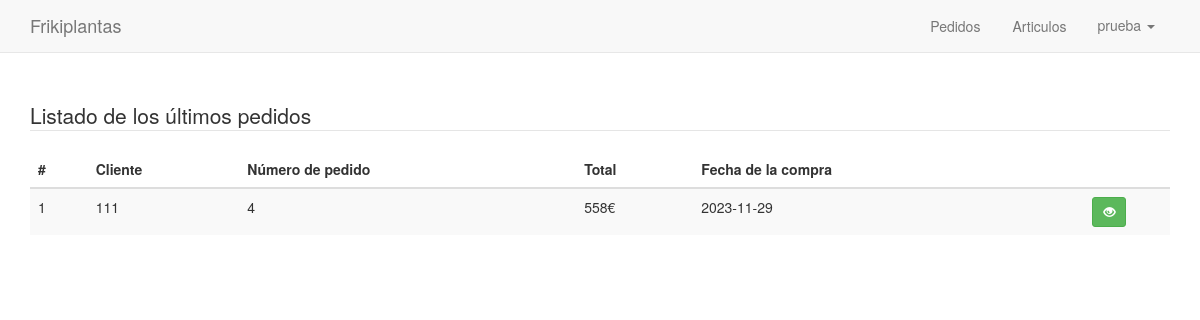
The app's page /panel/dashboard.php (signed in) with its own data.
### tables this page shows
CREATE TABLE `pedidos` (
  `id` int(10) NOT NULL,
  `cliente_id` int(11) NOT NULL,
  `total` decimal(10,0) NOT NULL,
  `fecha` date NOT NULL,
  `estado` int(11) NOT NULL DEFAULT 1
);

CREATE TABLE `clientes` (
  `id` int(10) NOT NULL,
  `nombre` varchar(80) NOT NULL,
  `apellidos` varchar(100) NOT NULL,
  `email` varchar(50) NOT NULL,
  `telefono` varchar(15) NOT NULL,
  `comentario` varchar(300) NOT NULL
);

### src/Pedido.php (called while the page is built, shortened)
<?php
class Pedido{
    private $cn = null;
    public function __construct()
    {
        $this->config = parse_ini_file(__DIR__.'/../config.ini') ;
        $this->cn = new \PDO( $this->config['dns'], $this->config['usuario'],$this->config['clave'],array(
            \PDO::MYSQL_ATTR_INIT_COMMAND => 'SET NAMES utf8'
        ));
    }
    public function mostrarUltimos(){
        $sql = "SELECT p.id, nombre, apellidos, email, total, fecha FROM pedidos p
        INNER JOIN clientes c ON p.cliente_id = c.id ORDER by p.id DESC LIMIT 100";
        $resultado = $this->cn->prepare($sql);
        if($resultado->execute())
            return $resultado->fetchAll();
        return false;
    }
}

### panel/dashboard.php (the view, shortened to what this page needs)
<!DOCTYPE html>
<html lang="en">
  <head>
    <link rel="stylesheet" href="../assets/css/bootstrap.min.css">
    <link rel="stylesheet" href="../assets/css/estilos.css">
  </head>
  <body>
    <nav class="navbar navbar-default navbar-fixed-top">
      <div class="container">
        <div class="navbar-header">
          <a class="navbar-brand" href="index.php">Frikiplantas</a>
        </div>
        <div id="navbar" class="navbar-collapse collapse">
          <ul class="nav navbar-nav pull-right">
            <li>
              <a href="pedidos/index.php" class="btn">Pedidos</a>
            </li>
            <li>
              <a href="articulos/index.php" class="btn">Articulos</a>
            </li>
            <li class="dropdown">
                <a href="#" class="dropdown-toggle" data-toggle="dropdown" role="button" aria-haspopup="true" aria-expanded="false">
                  <?php print $_SESSION['usuario_info']['nombre_usuario']?>
                   <span class="caret"></span></a>
            </li>
          </ul>
        </div>
      </div>
    </nav>
    <div class="container" id="main">
    <div class="row">
        <div class="col-md-12">
          <fieldset>
            <legend>Listado de los últimos pedidos</legend>
            <table class="table table-striped">
              <thead>
                <tr>
                  <th>#</th>
                  <th>Cliente</th>
                  <th>Número de pedido</th>
                  <th>Total</th>
                  <th>Fecha de la compra</th>
                  <th></th>
                </tr>
              </thead>
              <tbody>
                <?php
                  $pedido = new frikiplantas\Pedido;
                  $info_pedido = $pedido -> mostrarUltimos();
                  $cantidad = count($info_pedido);
                  if($cantidad > 0){
                    $c=0;
                  for($x = 0; $x < $cantidad; $x++){
                    $c++;
                    $item = $info_pedido[$x];
                ?>
                <tr>
                  <td><?php print $c?></td>
                  <td><?php print $item['nombre'].''.$item['apellidos']?></td>
                  <td><?php print $item['id']?></td>
                  <td><?php print $item['total']?>€</td>
                  <td><?php print $item['fecha']?></td>
                  <td class="text-center">
                    <a href="pedidos/ver.php?id=<?php print $item['id'] ?>"
                    class="btn btn-success btn-sm"><span class="glyphicon glyphicon-eye-open">
                    </span></a>
                  </td>
                </tr>
                <?php
                  }
                  }else{
                ?>
                <tr>
                  <td colspan="6">NO HAY RESULTADOS</td>
                </tr>
                  <?php }?>
              </tbody>
            </table>
          </fieldset>
        </div>
    </div>
    </div>
  </body>
</html>

### assets/css/estilos.css (style rules this page uses)
#main { margin-top: 100px; }

### records on screen
pedidos: cliente.nombre "1", cliente.apellidos "11", id "4", total "558", fecha "2023-11-29"

### other values on screen
$_SESSION['usuario_info']['nombre_usuario'] "prueba"
